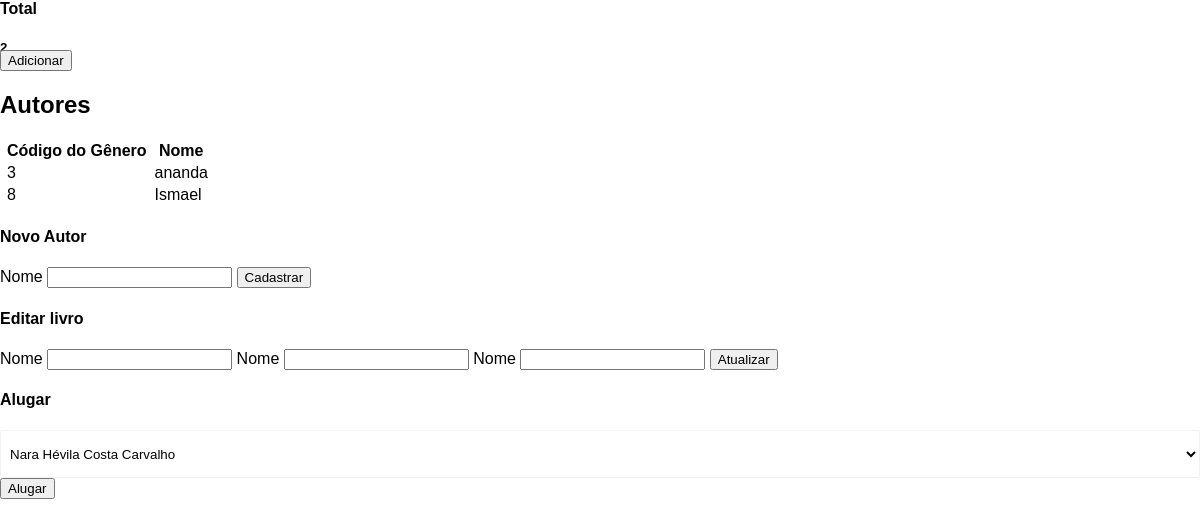
/admin/componentes/biblioteca/view/autores.php, run on an earlier commit of the app's database.
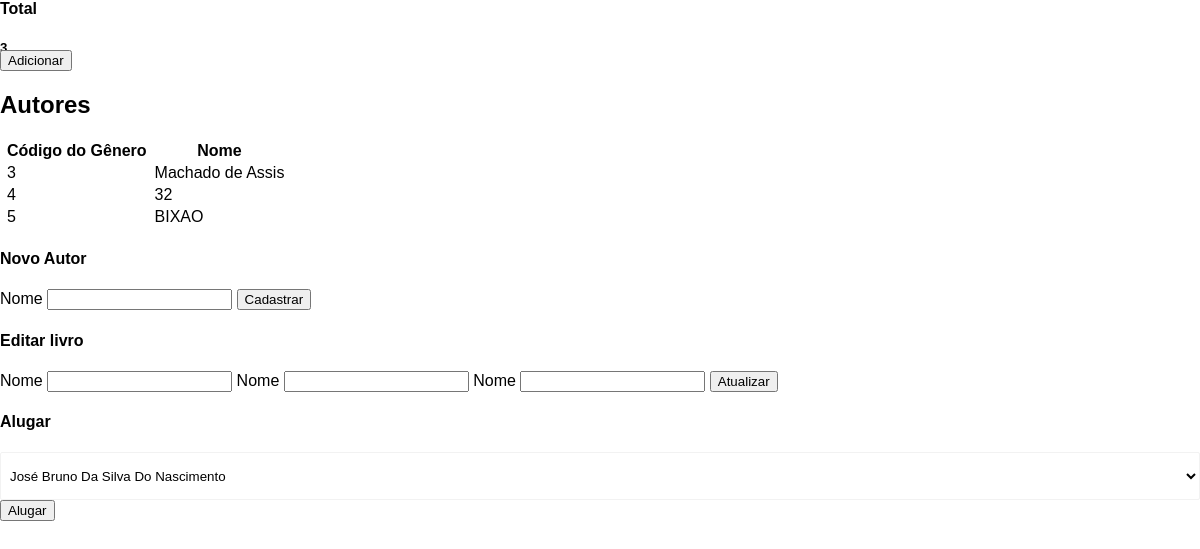
And on a later commit of the database.
### tables this page shows
CREATE TABLE `autores` (
  `cod_autor` int(200) NOT NULL,
  `nome_autor` varchar(200) NOT NULL
);

### admin/componentes/biblioteca/view/autores.php (the view, shortened to what this page needs)
<?php
try {
  $pdo = new PDO("mysql:dbname=biblioteca;host=localhost", "root", "");
} catch(PDOException $e){
  echo "ERRO: ".$e->getMessage();
  exit;
}
  ?>
<link rel="stylesheet" href="../../css/materialize.css">
<div id="painel-componentes-biblioteca" class="painel-componentes-biblioteca principal">
  <div class="resumo">
    <div class="total" style="height:50px">
      <h4>Total</h4>
      <h5>
      <?php
          $sql = "SELECT count(*) as t FROM autores";
          $sql = $pdo->query($sql);
          $sql = $sql->fetch();
          $total = $sql['t'];
          echo $total;
        ?>
      </h5>
    </div>
      <button><i class="fas fa-plus"></i> Adicionar</button>
  </div>
  <div class="lista-container">
    <h2>Autores</h2>
    <table>
      <thead>
        <tr>
          <th></th>
          <th>Código do Gênero</th>
          <th></th>
          <th>Nome</th>
          <th></th>
          <th></th>
          <th>  </th>
        </tr>
      </thead>
      <tbody>
      <?php
       $sql = "SELECT * FROM autores";
       $sql = $pdo->query($sql);
       if($sql->rowCount() > 0){
         foreach($sql->fetchAll() as $autores):
          $sqlA = "SELECT * FROM autores WHERE cod_autor =".$autores['cod_autor'];
          $sqlA = $pdo->query($sqlA);
          $sqlA = $sqlA->fetch();
         ?>
      <tr>
        <td></td>
        <td><?php print($sqlA['cod_autor']) ?></td>
        <td></td>
        <td><?php print($sqlA['nome_autor']) ?></td>
        <td>
        </td>
        <td></td>
        <td>
        </td>
      </tr>
     <?php
      endforeach;
      }
    ?>
      </tbody>
    </table>
  </div>
</div>
<div id="barraLateral">
    <div class="novoLivro">
      <form method="post" action="model.php?autor=true">
          <h4>Novo Autor</h4><i class="fas fa-times"></i>
          <div class="conteudo-form">
          <label>Nome</label>
          <input type="text" name="nome_autor">
          <input type="submit" value="Cadastrar">
        </div>
      </form>
    </div>
    <div class="livroEdicao">
      <form>
          <h4>Editar livro</h4><i class="fas fa-times"></i>
          <div class="conteudo-form">
          <label>Nome</label>
          <input type="text">
          <label>Nome</label>
          <input type="text">
          <label>Nome</label>
          <input type="text">
          <input type="submit" value="Atualizar">
        </div>
      </form>
    </div>
    <div class="alugarLivro">
      <form>
      <?php
        $sql2 = "SELECT * from usuarios";
        $sql2 = $pdo->query($sql2);
        $usuarios = $sql2->fetchAll();
      ?>
          <h4>Alugar</h4><i class="fas fa-times"></i>
          <div class="conteudo-form">
          <select style="display: block;">
            <?php foreach($usuarios as $usuario){ ?>
                <option><?php print(($usuario['nome_usu']))?></option>
            <?php  }?>
          </select>
          <input type="submit" value="Alugar">
        </div>
      </form>
    </div>
  </div>

What changed in the data, as far as the page shows it:
removed autores: cod_autor "8", nome_autor "Ismael"
changed autores id 3: nome_autor "ananda" → "Machado de Assis"
added autores: cod_autor "4", nome_autor "32"
added autores: cod_autor "5", nome_autor "BIXAO"
Also different on the page:
$total: "2" → "3"
form field value: "Nara Hévila Costa Carvalho" → "José Bruno Da Silva Do Nascimento"
